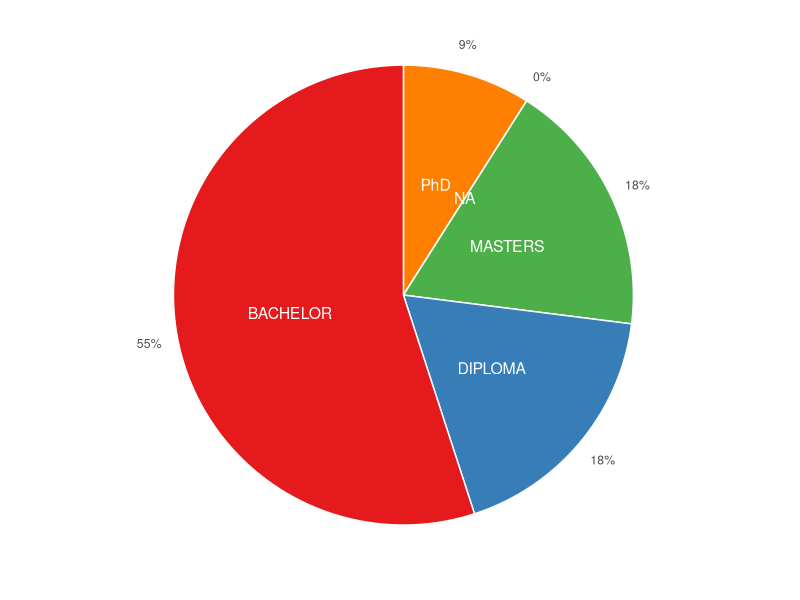

R code for this plot:
library(readxl)
library(ggplot2)
library(dplyr)
#library(plotrix)
aca_qln<-as.data.frame(read_excel("Demographic_and_BI_adoption.xlsx", sheet = "Demography_information", range = "D2:D13",col_names = FALSE,col_types = "text"))

bi_doption<-as.data.frame(read_excel("Demographic_and_BI_adoption.xlsx", sheet = "Business_intelligence_adoption", range = "C2:C13",col_names = FALSE,col_types = "text"))

occurance<-table(aca_qln[,1],bi_doption[,1])

q<-as.data.frame.matrix(occurance)
aca_row_names <-as.data.frame(row.names.data.frame(q))
nFrame<-data.frame(
  qln = aca_row_names,
  no = q[,1],
  yes = q[,2]
)
colnames(nFrame)<-c("qln","no","yes")

# Compute the position of labels

data <- nFrame %>% 
  arrange(desc(qln)) %>%
  mutate(prop = round(yes / sum(nFrame$yes) *100,0)) %>%
  mutate(ypos = round(cumsum(prop)- 0.5*prop,0) )

l <- data %>%
  mutate(csum = rev(cumsum(rev(prop))), 
         pos = prop/2 + lead(csum, 1),
         pos = if_else(is.na(pos), prop/2, pos))
#tiff("age_vs_awareness_pieChat.tiff", units="in", width=5, height=5, res=300)

ggplot(data, aes(x="",y = prop,fill=qln)) + 
  geom_bar(stat="identity", width=1, color="white")+
  coord_polar(theta = "y", start=0)+
  geom_text(aes(label = qln), color = "white", size=4,position = position_stack(vjust = 0.5)) +
  scale_fill_brewer(palette="Set1") +
  scale_y_continuous(breaks = l$ypos, labels = paste0(data$prop,"%"))+
  theme(
    axis.ticks = element_blank(),
    axis.title = element_blank(),
    legend.position="none",
    panel.background = element_rect(fill = "white"))
#  geom_text(aes(x = 1.5, y = ypos, label = paste0(round(ypos, 1), "%")),size = 4, hjust = 0)

#d <-c(10,20,30,40,70)
#pie3D(d, mar = rep(1.75, 4),
#      col = hcl.colors(length(d), "Spectral"),
#      labels = d,
#      explode = 0.2)
#dev.off()
